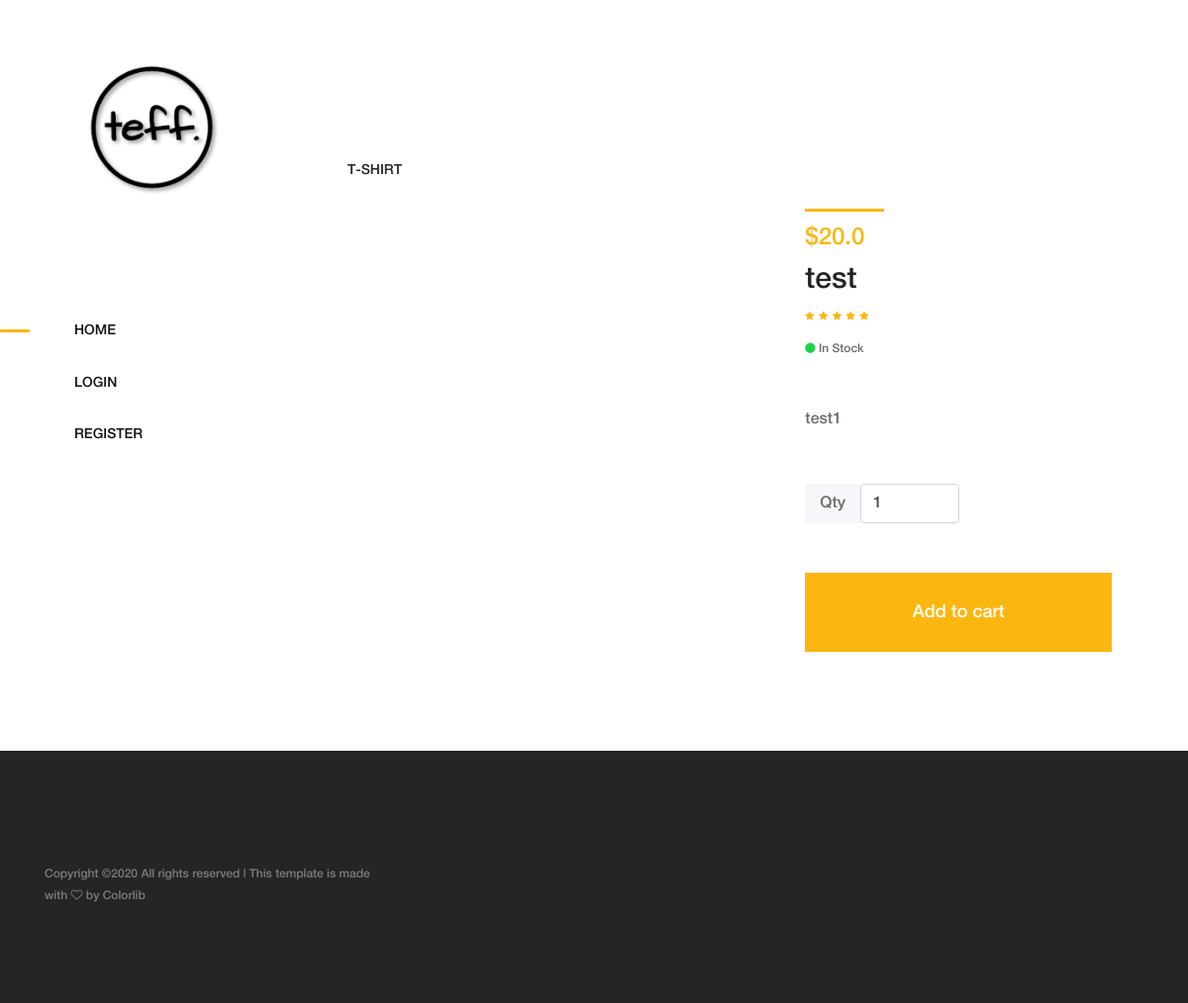
/product/0000, run on the app's committed database.
### products/models.py (models this page shows, shortened)
class Product(models.Model):
    name = models.CharField(max_length=300, blank=True)
    price = models.FloatField(blank=True)
    product_photo = ImageField(blank=True, manual_crop="")
    slug = models.SlugField()
    category = models.ForeignKey(Category, on_delete=models.CASCADE)
    preview_text = models.TextField(max_length=200, verbose_name='Preview Text')
    detail_text = models.TextField(max_length=1000, verbose_name='Detail Text')

class Category(models.Model):
    title = models.CharField(max_length=300, blank=True)
    primaryCategory = models.BooleanField(default=False)
    def __str__(self):
        return self.title

### products/views.py (the view)
# urls.py: path('product/<slug>', ProductView, name='ProductView'),
def ProductView(request, slug):
    results = Product.objects.get(slug=slug)
    context = {
        'product' : results
    }
    return render(request, "product_detail.html", context)

### products/templates/product_detail.html (shortened to what this page needs)
{% extends 'base.html' %}
{% load static %}
{% block content %}
        <div class="single-product-area section-padding-100 clearfix">
            <div class="container-fluid">
                <div class="row">
                    <div class="col-12">
                        <nav aria-label="breadcrumb">
                            <ol class="breadcrumb mt-50">
                                <li class="breadcrumb-item"><a href="#">{{product.category}}</a></li>
                            </ol>
                        </nav>
                    </div>
                </div>
                <div class="row">
                    <div class="col-12 col-lg-7">
                    </div>
                    <div class="col-12 col-lg-5">
                        <div class="single_product_desc">
                            <div class="product-meta-data">
                                <div class="line"></div>
                                <p class="product-price">${{product.price}}</p>
                                <a href="product-details.html">
                                    <h6>{{product.name}}</h6>
                                </a>
                                <div class="ratings-review mb-15 d-flex align-items-center justify-content-between">
                                    <div class="ratings">
                                        <i class="fa fa-star" aria-hidden="true"></i>
                                        <i class="fa fa-star" aria-hidden="true"></i>
                                        <i class="fa fa-star" aria-hidden="true"></i>
                                        <i class="fa fa-star" aria-hidden="true"></i>
                                        <i class="fa fa-star" aria-hidden="true"></i>
                                    </div>
                                </div>
                                <p class="avaibility"><i class="fa fa-circle"></i> In Stock</p>
                            </div>
                            <div class="short_overview my-5">
                                <p>{{ product.detail_text }}</p>
                            </div>
                            <form class="cart clearfix" method="POST" action = {% url 'cartapp:add-cart' product.slug %}>
                                <div class="cart-btn d-flex mb-50">
                                    <p>Qty</p>
                                    <input id='quantity' name = 'quantity' type="number" value="1" min='1' aria-label="Search" class="form-control" style="width: 100px">
                                </div>
                                <button type="submit" name="addtocart" value="5" class="btn amado-btn">Add to cart</button>
                            </form>
                        </div>
                    </div>
                </div>
            </div>
        </div>
    </div>
   {% endblock %}

### static/css/core-style.css (style rules this page uses)
* { margin: 0; padding: 0; }
body { font-family: "helveticaneuemedium"; font-size: 16px; }
h1, h2, h3, h4, h5, h6 { color: #242424; line-height: 1.3; font-weight: 400; }
p { color: #6d6d6d; font-size: 16px; line-height: 1.9; font-weight: 400; }
a { -webkit-transition: all 500ms ease 0s; transition: all 500ms ease 0s; text-decoration: none; outline: 0 solid transparent; color: #131212; font-weight: 400; font-size: 12px; }
ul, ol { margin: 0; }
ul li, ol li { list-style: none; }
.mt-50 { margin-top: 50px !important; }
.mb-15 { margin-bottom: 15px !important; }
.mb-50 { margin-bottom: 50px !important; }
.section-padding-100 { padding-top: 100px; padding-bottom: 100px; }
.amado-btn { display: inline-block; min-width: 160px; height: 55px; color: #ffffff; border: none; border-radius: 0; padding: 0 7px; font-size: 18px; line-height: 56px; background-color: #fbb710; font-weight: 400; }
.main-content-wrapper .single-product-area { position: relative; z-index: 1; -webkit-box-flex: 0; -ms-flex: 0 0 calc(95% - 320px); flex: 0 0 calc(95% - 320px); width: calc(95% - 320px); max-width: calc(95% - 320px); }
.main-content-wrapper .single-product-area .breadcrumb { background-color: transparent; }
.main-content-wrapper .single-product-area .breadcrumb .breadcrumb-item { font-size: 14px; text-transform: uppercase; }
.main-content-wrapper .single-product-area .breadcrumb .breadcrumb-item a { color: #242424; font-size: 14px; text-transform: uppercase; }
.main-content-wrapper .single-product-area .single_product_desc { position: relative; z-index: 1; }
.main-content-wrapper .single-product-area .single_product_desc .product-meta-data .line { width: 80px; height: 3px; background-color: #fbb710; margin-bottom: 15px; display: block; }
.main-content-wrapper .single-product-area .single_product_desc .product-meta-data .product-price { font-size: 24px; font-weight: 400; color: #fbb710; line-height: 1; margin-bottom: 10px; }
.main-content-wrapper .single-product-area .single_product_desc .product-meta-data a { display: block; }
.main-content-wrapper .single-product-area .single_product_desc .product-meta-data a h6 { font-size: 30px; margin-bottom: 5px; }
.main-content-wrapper .single-product-area .single_product_desc .product-meta-data .ratings-review .ratings i { font-size: 10px; color: #fbb710; }
.main-content-wrapper .single-product-area .single_product_desc .product-meta-data .avaibility { margin-bottom: 0; font-size: 12px; color: #6b6b6b; line-height: 1; }
.main-content-wrapper .single-product-area .single_product_desc .product-meta-data .avaibility i { color: #20d34a; font-size: 12px; }
.main-content-wrapper .single-product-area .single_product_desc .short_overview p { line-height: 2.1; color: #6b6b6b; }
.main-content-wrapper .single-product-area .single_product_desc .cart p { margin-bottom: 0; line-height: 40px; height: 40px; padding: 0 15px; background-color: #f5f7fa; }
.main-content-wrapper .single-product-area .single_product_desc .cart .amado-btn { width: 310px; height: 80px; line-height: 80px; }

### data on the page
Product: category "T-SHIRT", price "20.0", name "test", detail_text "test1"
